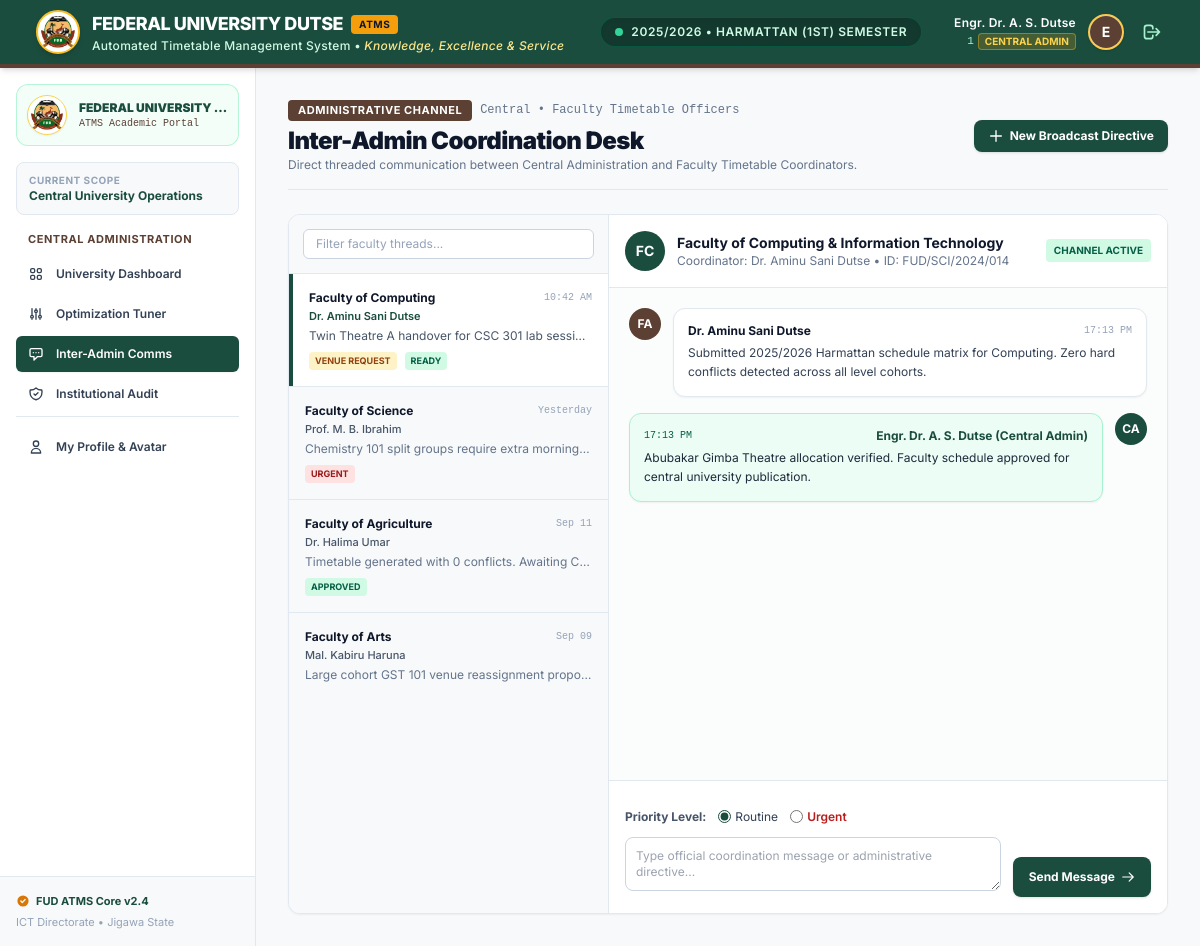
Page /central/comms/ (signed in) on the committed database.
### timetable/models.py (models this page shows, shortened)
class AcademicSession(models.Model):
    name = models.CharField(max_length=16, unique=True, help_text="e.g. 2025/2026")
    is_current = models.BooleanField(default=False)
    class Meta:
        ordering = ['-name']

class User(AbstractUser):
    class Role(models.TextChoices):
        CENTRAL_ADMIN = 'CENTRAL_ADMIN', 'Central Administrator'
        FACULTY_ADMIN = 'FACULTY_ADMIN', 'Faculty Timetable Officer'
        LECTURER = 'LECTURER', 'Academic Staff / Lecturer'
        STUDENT = 'STUDENT', 'Undergraduate Student'
    LEVEL_CHOICES = [(l, f"{l} Level") for l in (100, 200, 300, 400, 500)]
    institutional_id = models.CharField(max_length=64, unique=True, db_index=True)
    role = models.CharField(max_length=20, choices=Role.choices, db_index=True)
    faculty = models.ForeignKey(Faculty, null=True, blank=True, on_delete=models.PROTECT, related_name='users')
    department = models.ForeignKey(Department, null=True, blank=True, on_delete=models.PROTECT, related_name='users')
    level = models.PositiveSmallIntegerField(null=True, blank=True, choices=LEVEL_CHOICES)
    profile_picture = models.ImageField(upload_to=user_profile_pic_path, null=True, blank=True)
    failed_login_count = models.PositiveIntegerField(default=0)
    locked_until = models.DateTimeField(null=True, blank=True)
    objects = CustomUserManager()
    USERNAME_FIELD = 'institutional_id'
    REQUIRED_FIELDS = ['first_name', 'last_name', 'email']
    @property
    def name(self):
        full = self.get_full_name().strip()
        return full if full else self.institutional_id
    @property
    def avatar_url(self):
        if self.profile_picture and hasattr(self.profile_picture, 'url'):
            try:
                return self.profile_picture.url
            except ValueError:
                return None
        return None

class InterAdminMessage(models.Model):
    PRIORITY_CHOICES = [
        ('ROUTINE', 'Routine Directive'),
        ('URGENT', 'Urgent Action Required')
    ]
    sender = models.ForeignKey(User, on_delete=models.PROTECT, related_name='sent_messages')
    faculty = models.ForeignKey(Faculty, on_delete=models.PROTECT, related_name='admin_messages')
    priority = models.CharField(max_length=16, choices=PRIORITY_CHOICES, default='ROUTINE')
    message = models.TextField()
    created_at = models.DateTimeField(auto_now_add=True)
    class Meta:
        ordering = ['created_at']

### timetable/views.py (the view)
# urls.py: path('central/comms/', views.central_inter_admin_comms, name='central_comms'),
@role_required([User.Role.CENTRAL_ADMIN])
def central_inter_admin_comms(request):
    faculty_code = request.GET.get('thread', 'COMP').upper()
    active_faculty = Faculty.objects.filter(code=faculty_code).first() or Faculty.objects.first()
    messages_list = InterAdminMessage.objects.filter(faculty=active_faculty).select_related('sender')
    faculties = Faculty.objects.all()
    return render(request, 'central_admin/inter_admin_comms.html', {
        'active_faculty': active_faculty,
        'messages_list': messages_list,
        'faculties': faculties,
    })

### templates/central_admin/inter_admin_comms.html (shortened to what this page needs)
{% extends 'base.html' %}
{% load static %}
{% block page_header %}
<div class="flex flex-col sm:flex-row sm:items-center sm:justify-between pb-4 border-b border-[#E2E8F0] gap-4">
  <div>
    <div class="flex items-center space-x-2">
      <span class="px-2.5 py-0.5 text-[11px] font-bold uppercase tracking-wider bg-[#5C4033] text-white rounded">
        Administrative Channel
      </span>
      <span class="text-xs text-slate-500 font-mono">Central &bull; Faculty Timetable Officers</span>
    </div>
    <h1 class="text-2xl font-black text-slate-900 tracking-tight mt-1">
      Inter-Admin Coordination Desk
    </h1>
    <p class="text-xs text-slate-500">
      Direct threaded communication between Central Administration and Faculty Timetable Coordinators.
    </p>
  </div>
  <div class="flex items-center space-x-3">
    <button type="button" onclick="document.getElementById('message_body').focus()"
            class="px-3.5 py-2 text-xs font-bold text-white bg-[#1B4D3E] hover:bg-[#13392E] rounded-lg shadow transition flex items-center space-x-1.5">
      <svg class="w-4 h-4" fill="none" stroke="currentColor" viewBox="0 0 24 24"><path stroke-linecap="round" stroke-linejoin="round" stroke-width="2" d="M12 4v16m8-8H4"/></svg>
      <span>New Broadcast Directive</span>
    </button>
  </div>
</div>
{% endblock %}
{% block content %}
<div class="bg-white rounded-xl border border-[#E2E8F0] shadow-sm overflow-hidden flex flex-col md:flex-row h-[700px]">
  <div class="w-full md:w-80 border-r border-[#E2E8F0] bg-[#F8F9FA] flex flex-col">
    <div class="p-3.5 border-b border-[#E2E8F0]">
      <input type="text" placeholder="Filter faculty threads..."
             class="w-full px-3 py-1.5 text-xs rounded-md border border-slate-300 bg-white placeholder-slate-400 focus:outline-none focus:ring-1 focus:ring-[#1B4D3E]">
    </div>
    <div class="flex-1 overflow-y-auto divide-y divide-slate-200">
      <a href="?thread=computing" class="block p-4 bg-white border-l-4 border-[#1B4D3E] hover:bg-slate-50 transition">
        <div class="flex items-center justify-between">
          <span class="text-xs font-bold text-slate-900">Faculty of Computing</span>
          <span class="text-[10px] text-slate-400 font-mono">10:42 AM</span>
        </div>
        <div class="text-[11px] font-semibold text-[#1B4D3E] mt-0.5">Dr. Aminu Sani Dutse</div>
        <p class="text-xs text-slate-600 truncate mt-1">Twin Theatre A handover for CSC 301 lab session confirmed.</p>
        <div class="mt-2 flex items-center space-x-2">
          <span class="px-1.5 py-0.5 text-[9px] font-bold uppercase bg-amber-100 text-amber-800 rounded">Venue Request</span>
          <span class="px-1.5 py-0.5 text-[9px] font-bold uppercase bg-emerald-100 text-emerald-800 rounded">Ready</span>
        </div>
      </a>
      <a href="?thread=science" class="block p-4 hover:bg-slate-50 transition">
        <div class="flex items-center justify-between">
          <span class="text-xs font-bold text-slate-900">Faculty of Science</span>
          <span class="text-[10px] text-slate-400 font-mono">Yesterday</span>
        </div>
        <div class="text-[11px] font-medium text-slate-600 mt-0.5">Prof. M. B. Ibrahim</div>
        <p class="text-xs text-slate-500 truncate mt-1">Chemistry 101 split groups require extra morning slot on Thursday.</p>
        <div class="mt-2 flex items-center space-x-2">
          <span class="px-1.5 py-0.5 text-[9px] font-bold uppercase bg-red-100 text-red-800 rounded">Urgent</span>
        </div>
      </a>
      <a href="?thread=agriculture" class="block p-4 hover:bg-slate-50 transition">
        <div class="flex items-center justify-between">
          <span class="text-xs font-bold text-slate-900">Faculty of Agriculture</span>
          <span class="text-[10px] text-slate-400 font-mono">Sep 11</span>
        </div>
        <div class="text-[11px] font-medium text-slate-600 mt-0.5">Dr. Halima Umar</div>
        <p class="text-xs text-slate-500 truncate mt-1">Timetable generated with 0 conflicts. Awaiting Central sign-off.</p>
        <div class="mt-2 flex items-center space-x-2">
          <span class="px-1.5 py-0.5 text-[9px] font-bold uppercase bg-emerald-100 text-emerald-800 rounded">Approved</span>
        </div>
      </a>
      <a href="?thread=arts" class="block p-4 hover:bg-slate-50 transition">
        <div class="flex items-center justify-between">
          <span class="text-xs font-bold text-slate-900">Faculty of Arts</span>
          <span class="text-[10px] text-slate-400 font-mono">Sep 09</span>
        </div>
        <div class="text-[11px] font-medium text-slate-600 mt-0.5">Mal. Kabiru Haruna</div>
        <p class="text-xs text-slate-500 truncate mt-1">Large cohort GST 101 venue reassignment proposal.</p>
      </a>
    </div>
  </div>
  <div class="flex-1 flex flex-col bg-white">
    <div class="p-4 border-b border-[#E2E8F0] flex items-center justify-between bg-white">
      <div class="flex items-center space-x-3">
        <div class="w-10 h-10 rounded-full bg-[#1B4D3E] text-white flex items-center justify-center font-bold text-sm">
          FC
        </div>
        <div>
          <h2 class="text-sm font-bold text-slate-900">Faculty of Computing & Information Technology</h2>
          <p class="text-xs text-slate-500">Coordinator: Dr. Aminu Sani Dutse &bull; ID: FUD/SCI/2024/014</p>
        </div>
      </div>
      <span class="px-2 py-1 text-[10px] font-bold uppercase bg-emerald-100 text-emerald-800 rounded">
        Channel Active
      </span>
    </div>
    <div class="flex-1 p-5 overflow-y-auto space-y-4 bg-[#F8F9FA]/50">
      {% if messages_list %}
        {% for msg in messages_list %}
          {% if msg.sender.role == 'CENTRAL_ADMIN' %}
          <div class="flex items-start justify-end space-x-3">
            <div class="max-w-lg bg-emerald-50 p-3.5 rounded-xl border border-emerald-200 shadow-sm text-right">
              <div class="flex items-center justify-between space-x-4 mb-1">
                <span class="text-[10px] text-emerald-800 font-mono">{{ msg.created_at|date:"H:i A" }}</span>
                <span class="text-xs font-bold text-[#1B4D3E]">{{ msg.sender.get_full_name }} (Central Admin)</span>
              </div>
              <p class="text-xs text-slate-800 leading-relaxed text-left">{{ msg.message }}</p>
            </div>
            <div class="w-8 h-8 rounded-full bg-[#1B4D3E] text-white flex items-center justify-center font-bold text-xs flex-shrink-0">CA</div>
          </div>
          {% else %}
          <div class="flex items-start space-x-3">
            <div class="w-8 h-8 rounded-full bg-[#5C4033] text-white flex items-center justify-center font-bold text-xs flex-shrink-0">FA</div>
            <div class="max-w-lg bg-white p-3.5 rounded-xl border border-[#E2E8F0] shadow-sm">
              <div class="flex items-center justify-between space-x-4 mb-1">
                <span class="text-xs font-bold text-slate-900">{{ msg.sender.get_full_name }}</span>
                <span class="text-[10px] text-slate-400 font-mono">{{ msg.created_at|date:"H:i A" }}</span>
              </div>
              <p class="text-xs text-slate-700 leading-relaxed">{{ msg.message }}</p>
            </div>
          </div>
          {% endif %}
        {% endfor %}
      {% endif %}
    </div>
    <div class="p-4 border-t border-[#E2E8F0] bg-white">
      <form action="/central/comms/send/" method="POST" class="space-y-3">
        <div class="flex items-center space-x-3 text-xs">
          <span class="font-bold text-slate-600">Priority Level:</span>
          <label class="flex items-center space-x-1 cursor-pointer">
            <input type="radio" name="priority" value="ROUTINE" checked class="accent-[#1B4D3E]">
            <span class="text-slate-700">Routine</span>
          </label>
          <label class="flex items-center space-x-1 cursor-pointer">
            <input type="radio" name="priority" value="URGENT" class="accent-[#DC2626]">
            <span class="text-red-700 font-semibold">Urgent</span>
          </label>
        </div>
        <div class="flex items-end space-x-3">
          <div class="flex-1">
            <textarea id="message_body" name="message" rows="2" required
                      placeholder="Type official coordination message or administrative directive..."
                      class="w-full p-2.5 text-xs rounded-lg border border-slate-300 focus:outline-none focus:ring-2 focus:ring-[#1B4D3E]"></textarea>
          </div>
          <button type="submit"
                  class="px-4 py-2.5 text-xs font-bold text-white bg-[#1B4D3E] hover:bg-[#13392E] rounded-lg shadow transition flex items-center space-x-1.5 h-10">
            <span>Send Message</span>
            <svg class="w-3.5 h-3.5" fill="none" stroke="currentColor" viewBox="0 0 24 24"><path stroke-linecap="round" stroke-linejoin="round" stroke-width="2" d="M14 5l7 7m0 0l-7 7m7-7H3"/></svg>
          </button>
        </div>
      </form>
    </div>
  </div>
</div>
{% endblock %}

### templates/components/topbar.html (shortened to what this page needs)
{% load static %}
<header class="bg-[#1B4D3E] text-white border-b-4 border-[#5C4033] shadow-md sticky top-0 z-30">
  <div class="max-w-7xl mx-auto px-4 sm:px-6 lg:px-8">
    <div class="flex items-center justify-between h-16">
      <div class="flex items-center space-x-3">
        <a href="/" class="flex items-center space-x-3 group focus:outline-none focus:ring-2 focus:ring-amber-400 rounded-lg p-1">
          <div class="w-11 h-11 rounded-full bg-white flex items-center justify-center p-0.5 shadow-md border-2 border-amber-400 overflow-hidden flex-shrink-0">
            <img src="{% static 'img/fud-logo.png' %}" alt="Federal University Dutse Emblem" class="w-full h-full object-contain" />
          </div>
          <div>
            <div class="flex items-center space-x-2">
              <span class="font-extrabold tracking-tight text-lg text-white group-hover:text-amber-200 transition-colors">
                FEDERAL UNIVERSITY DUTSE
              </span>
              <span class="hidden sm:inline-block px-2 py-0.5 text-[10px] uppercase font-bold tracking-wider bg-amber-500 text-slate-900 rounded">
                ATMS
              </span>
            </div>
            <p class="text-xs text-emerald-100 font-medium tracking-wide">
              Automated Timetable Management System &bull; <span class="italic text-amber-200">Knowledge, Excellence & Service</span>
            </p>
          </div>
        </a>
      </div>
      <div class="hidden md:flex items-center space-x-2 bg-[#13392E] px-3.5 py-1.5 rounded-full border border-emerald-700/50 shadow-inner">
        <span class="inline-block w-2 h-2 rounded-full bg-emerald-400 animate-pulse"></span>
        <span class="text-xs font-semibold text-emerald-100 uppercase tracking-wider">
          {{ ACADEMIC_SESSION }} &bull; {{ ACADEMIC_SEMESTER }}
        </span>
      </div>
      <div class="flex items-center space-x-4">
        <div class="flex items-center space-x-3">
          <a href="{% url 'user_profile' %}" title="View & Edit Profile" class="text-right hidden sm:block group hover:opacity-90 transition">
            <div class="text-xs font-semibold text-white tracking-wide group-hover:text-amber-200 transition-colors">
              {{ user.name|default:"FUD Member" }}
            </div>
            <div class="flex items-center justify-end space-x-1 mt-0.5">
              <span class="text-[11px] text-emerald-200 font-mono">
                {{ user.id|default:"FUD/2024" }}
              </span>
              <span class="px-1.5 py-0.2 bg-amber-500/20 text-amber-300 border border-amber-400/40 rounded text-[10px] font-bold uppercase">
                {% if user.role == 'CENTRAL_ADMIN' %}Central Admin
                {% elif user.role == 'FACULTY_ADMIN' %}Faculty Admin
                {% elif user.role == 'LECTURER' %}Lecturer
                {% elif user.role == 'STUDENT' %}Student
                {% else %}{{ user.role }}
                {% endif %}
              </span>
            </div>
          </a>
          <a href="{% url 'user_profile' %}" title="Manage Profile & Photo" class="relative group focus:outline-none focus:ring-2 focus:ring-amber-400 rounded-full">
            <div class="w-9 h-9 rounded-full overflow-hidden border-2 border-amber-400/80 shadow bg-white flex items-center justify-center">
              {% if user.avatar_url %}
                <img src="{{ user.avatar_url }}" alt="{{ user.name }}" class="w-full h-full object-cover">
              {% else %}
                <div class="w-full h-full bg-[#5C4033] flex items-center justify-center text-white font-bold text-sm">
                  {{ user.name|slice:":1"|default:"F" }}
                </div>
              {% endif %}
            </div>
          </a>
          <form action="/logout/" method="POST" class="inline">
            <button type="submit" title="Secure Logout" class="p-1.5 text-emerald-200 hover:text-white hover:bg-[#13392E] rounded-md transition focus:outline-none focus:ring-2 focus:ring-amber-400">
              <svg class="w-5 h-5" fill="none" stroke="currentColor" viewBox="0 0 24 24">
                <path stroke-linecap="round" stroke-linejoin="round" stroke-width="2" d="M17 16l4-4m0 0l-4-4m4 4H7m6 4v1a3 3 0 01-3 3H6a3 3 0 01-3-3V7a3 3 0 013-3h4a3 3 0 013 3v1" />
              </svg>
            </button>
          </form>
        </div>
      </div>
    </div>
  </div>
</header>

### rows in the picture
AcademicSession: name "2025/2026"
User: name "Engr. Dr. A. S. Dutse", id "1", name "E"
InterAdminMessage: sender.get_full_name "Dr. Aminu Sani Dutse", created_at "17:13 PM", message "Submitted 2025/2026 Harmattan schedule matrix for Computing. Zero hard conflicts detected across all level cohorts."
InterAdminMessage: created_at "17:13 PM", sender.get_full_name "Engr. Dr. A. S. Dutse", message "Abubakar Gimba Theatre allocation verified. Faculty schedule approved for central university publication."

### other values in the picture
{{ ACADEMIC_SEMESTER }} "HARMATTAN (1ST) SEMESTER"
